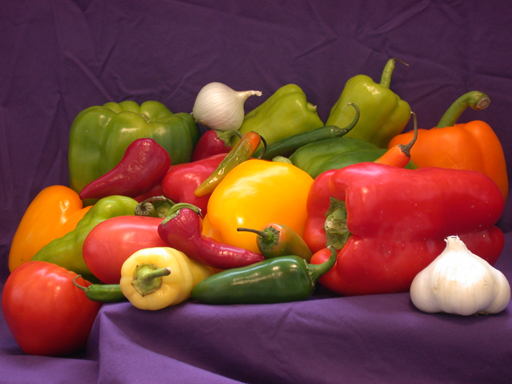
#> input picture Image Processing/Project 3/PeppersRGB.bmp, 512 x 384 px, given in place of test.jpg, which was not available
$ python submission.py
#> lines starting #> are read from the running program, lines starting #| are printed output that depends on the picture; long printed decimals are rounded; pictures that were not available may be replaced by others from this repository, and a replacement may not be noted
"""Include your imports here
Some example imports are below"""

import numpy as np
from skimage import io, img_as_ubyte
import matplotlib.pyplot as plt
import matplotlib
matplotlib.use("TkAgg")


def part1_histogram_compute():
    filename = r'test.jpg'
    image = io.imread(filename, as_gray=True)
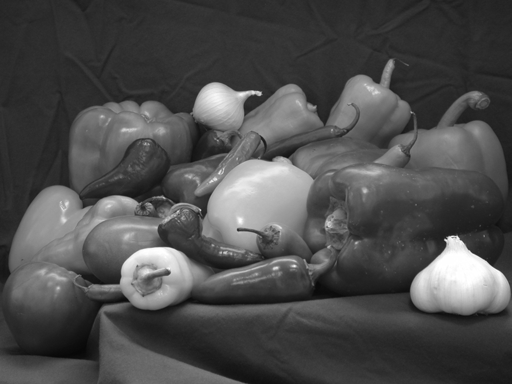
#> image: shape (384, 512) float64; min 0.0291, max 1, mean 0.303
    img = img_as_ubyte(image)

    """add your code here"""
    n = 64

    # Histogram computed by your code (cannot use in-built functions!)
    h,w = img.shape
#> h = 384; w = 512
    hist = np.zeros(n, dtype=int)
    bin_width = 256 / n

    # Iterate through pixels and update histogram
    for i in np.arange(0,h,1):
        for j in np.arange(0,w,1):
            pixel_value = img[i,j]
            bin_index = int(pixel_value / bin_width)
            hist[bin_index] += 1
#> after the loop, hist = 64 values, max 26058 at index 11, min 0 at index 0, mean 3072

    # Histogram computed by numpy
    hist_np, _ = np.histogram(img, bins=64, range=[0, 256])
#> hist_np has the same summary as hist

    """Plotting code provided here
    Make sure to match the variable names in your code!"""

    plt.figure(figsize=(8, 10))
    plt.subplot(121), plt.plot(hist), plt.title('My Histogram')
    plt.xlim([0, n])
    plt.subplot(122), plt.plot(hist_np), plt.title('Numpy Histogram')
    plt.xlim([0, n])

    plt.show()
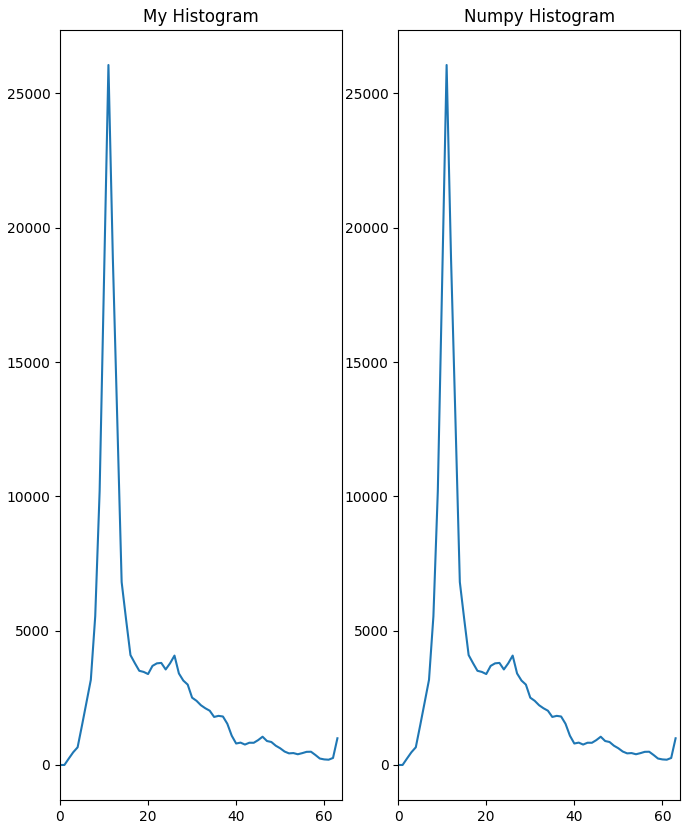
#> figure drawn by matplotlib, 2 panels; panel 1: curve peaks at x = 11, y = 26058; panel 2: curve peaks at x = 11, y = 26058

def part2_histogram_equalization():
    filename = 'test.jpg'
    image = io.imread(filename, as_gray=True)
    img = img_as_ubyte(image)

    """add your code here"""
    n_bins = 64

    # 64-bin Histogram computed by your code (cannot use in-built functions!)
    h,w = img.shape
#> h = 384; w = 512
    hist = np.zeros(n_bins, dtype=int)
    bin_width = 256 / n_bins

    # Iterate through pixels and update histogram
    for i in np.arange(0,h,1):
        for j in np.arange(0,w,1):
            pixel_value = img[i,j]
            bin_index = int(pixel_value / bin_width)
            hist[bin_index] += 1

    ## HINT: Initialize another image (you can use np.zeros) and update the pixel intensities in every location

    # Equalized image computed by your code
    img_eq1 = np.zeros_like(img)

    # Compute cumulative sum
    cumsum = np.cumsum(hist)
#> cumsum = 64 values from 0 to 196608
    cumsum_normalized = cumsum / cumsum[-1]
#> cumsum_normalized = 64 values from 0 to 1

    # Update img pixel intensities based on the equalization
    for i in np.arange(0, h, 1):
        for j in np.arange(0, w, 1):
            pixel_value = img[i, j]
            img_eq1[i, j] = int(cumsum_normalized[int(pixel_value / bin_width)] * 255)
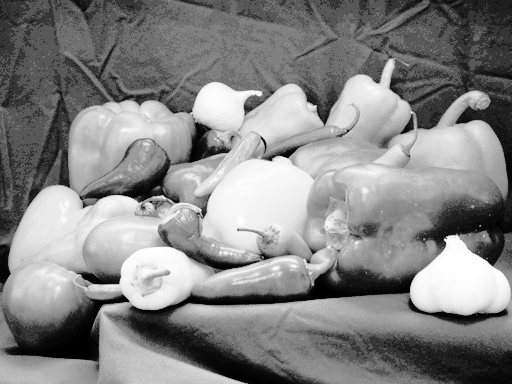
#> img_eq1: shape (384, 512); min 0, max 255, mean 133.5

    # Histogram of equalized image
    hist_eq = np.zeros(n_bins, dtype=int)

    # Update the equalized image histogram
    for i in np.arange(0, h, 1):
        for j in np.arange(0, w, 1):
            pixel_value = img_eq1[i, j]
            bin_index = int(pixel_value / bin_width)
            hist_eq[bin_index] += 1
#> after the loop, hist_eq = 64 values, max 26058 at index 22, min 0 at index 3, mean 3072

    """Plotting code provided here
    Make sure to match the variable names in your code!"""

    plt.figure(figsize=(8, 10))
    plt.subplot(221), plt.imshow(image, 'gray'), plt.title('Original Image')
    plt.subplot(222), plt.plot(hist), plt.title('Histogram')
    plt.xlim([0, n_bins])
    plt.subplot(223), plt.imshow(img_eq1, 'gray'), plt.title('New Image')
    plt.subplot(224), plt.plot(hist_eq), plt.title('Histogram After Equalization')
    plt.xlim([0, n_bins])

    plt.show()
#> figure, not shown here; panel 2: curve peaks at x = 11, y = 26058; panel 4: curve peaks at x = 22, y = 26058

def part3_histogram_comparing():

    filename1 = 'day.jpg'
    filename2 = 'night.jpg'

    # Read in the image
    image1 = io.imread(filename1, as_gray=True)
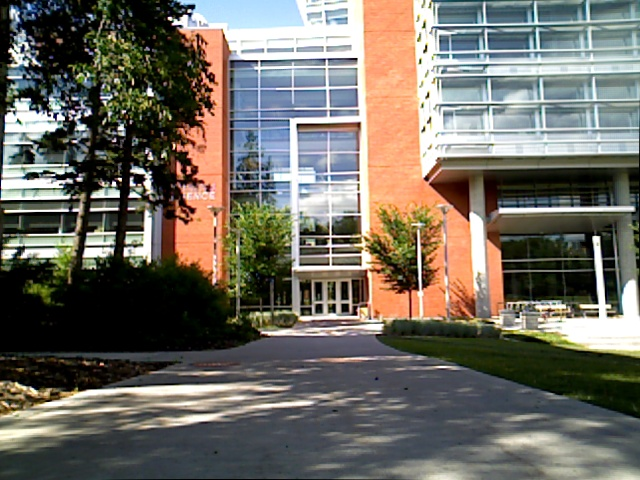
#> input picture Image Processing/Project 1/day.jpg, 640 x 480 px
#> image1: shape (480, 640) float64; min 0, max 1, mean 0.424
    # Read in another image
    image2 = io.imread(filename2, as_gray=True)
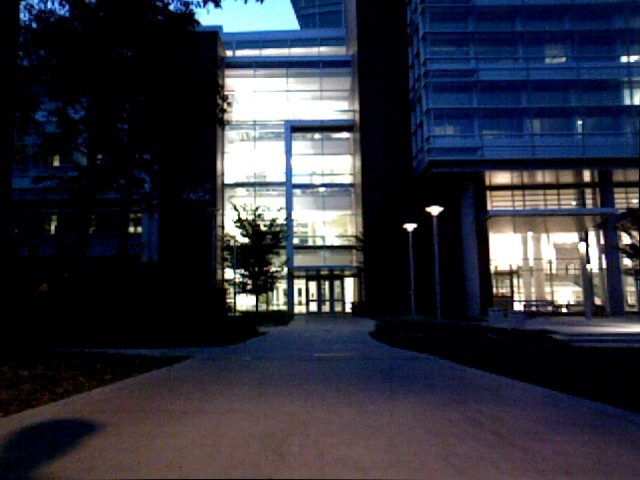
#> input picture Image Processing/Project 1/night.jpg, 640 x 480 px
#> image2: shape (480, 640) float64; min 0, max 1, mean 0.191

    img1 = img_as_ubyte(image1)
    img2 = img_as_ubyte(image2)

    """add your code here"""

    # Calculate the histograms for img1 and img2 (you can use skimage or numpy)
    hist1, _ = np.histogram(img1, bins=256, range=[0, 256])
#> hist1 = 256 values, max 12996 at index 0, min 378 at index 239, mean 1200
    hist2, _ = np.histogram(img2, bins=256, range=[0, 256])
#> hist2 = 256 values, max 79715 at index 0, min 109 at index 206, mean 1200

    # Normalize the histograms for img1 and img2
    hist1_norm = hist1 / np.sum(hist1)
#> hist1_norm = 256 values, max 0.0423 at index 0, min 0.00123 at index 239, mean 0.00391
    hist2_norm = hist2 / np.sum(hist2)
#> hist2_norm = 256 values, max 0.259 at index 0, min 0.000355 at index 206, mean 0.00391

    # Calculate the Bhattacharya coefficient (check the wikipedia page linked on eclass for formula)
    # Value must be close to 0.87
    bc = np.sum(np.sqrt(hist1_norm * hist2_norm))
#> bc = 0.867

    print("Bhattacharyya Coefficient: ", bc)
#| Bhattacharyya Coefficient:  0.8666

def part4_histogram_matching():
    filename1 = 'day.jpg'
    filename2 = 'night.jpg'

    #============Grayscale============

    # Read in the image
    source_gs = io.imread(filename1, as_gray=True)
    source_gs = img_as_ubyte(source_gs)

    # Read in another image
    template_gs = io.imread(filename2, as_gray=True)
    template_gs = img_as_ubyte(template_gs)

    """add your code here"""

     # Calculate histograms for images
    hist_source, _ = np.histogram(source_gs, bins=256, range=[0, 256])
#> hist_source has the same summary as hist1 in part3_histogram_comparing
    hist_template, _ = np.histogram(template_gs, bins=256, range=[0, 256])
#> hist_template has the same summary as hist2 in part3_histogram_comparing

    # Calculate cumulative sum for the images
    cumsum_source = np.cumsum(hist_source) / np.sum(hist_source)
#> cumsum_source = 256 values from 0.0423 to 1
    cumsum_template = np.cumsum(hist_template) / np.sum(hist_template)
#> cumsum_template = 256 values from 0.259 to 1

    Arr = np.zeros(256, dtype=int)
    a_prime = 0
    for a in range(256):
        while cumsum_source[a] > cumsum_template[a_prime]:
            a_prime +=1

        Arr[a] = a_prime

    h,w = source_gs.shape
#> h = 480; w = 640
    matched_gs = np.zeros_like(source_gs)
    for i in np.arange(0,h,1):
        for j in np.arange(0,w,1):
            a = source_gs[i,j]
            matched_gs[i,j] = Arr[a]
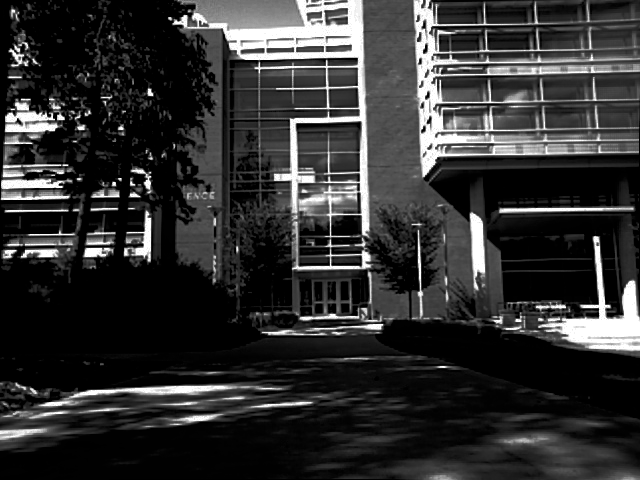
#> matched_gs: shape (480, 640); min 0, max 255, mean 49.2

    fig = plt.figure()
    gs = plt.GridSpec(1, 3)
    ax1 = fig.add_subplot(gs[0, 0])
    ax2 = fig.add_subplot(gs[0, 1], sharex=ax1, sharey=ax1)
    ax3 = fig.add_subplot(gs[0, 2], sharex=ax1, sharey=ax1)

    for aa in (ax1, ax2, ax3):
        aa.set_axis_off()

    ax1.imshow(source_gs, cmap=plt.cm.gray)
    ax1.set_title('source_gs')
    ax2.imshow(template_gs, cmap=plt.cm.gray)
    ax2.set_title('template_gs')
    ax3.imshow(matched_gs, cmap=plt.cm.gray)
    ax3.set_title('matched_gs')
    plt.show()


    #============RGB============
    # Read in the image
    source_rgb = io.imread(filename1)
    source_rgb = img_as_ubyte(source_rgb)

    # Read in another image
    template_rgb = io.imread(filename2)
    template_rgb = img_as_ubyte(template_rgb)

    """add your code here"""
    ## HINT: Repeat what you did for grayscale for each channel of the RGB image.

    matched_rgb = np.zeros_like(source_rgb)

    for channel in range(3):

        # Calculate histograms for images
        rgb_hist_source, _ = np.histogram(source_rgb[:, :, channel], bins=256, range=[0, 256])
        rgb_hist_template, _ = np.histogram(template_rgb[:, :, channel], bins=256, range=[0, 256])

        # Calculate cumulative sum for the images
        rgb_cumsum_source = np.cumsum(rgb_hist_source) / np.sum(rgb_hist_source)
        rgb_cumsum_template = np.cumsum(rgb_hist_template) / np.sum(rgb_hist_template)

        rgb_arr = np.zeros(256, dtype=int)
        a_prime = 0

        for a in range(256):
            while rgb_cumsum_source[a] > rgb_cumsum_template[a_prime]:
                a_prime +=1

            rgb_arr[a] = a_prime

        # [6 lines of commented-out code are left out]

        matched_rgb[:, :, channel] = rgb_arr[source_rgb[:, :, channel]]
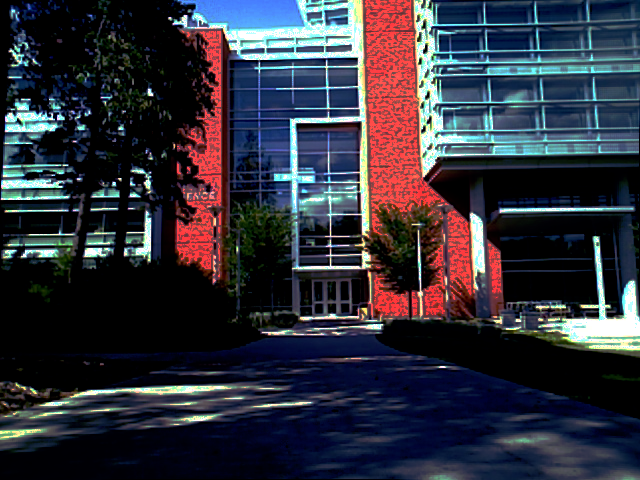
#> matched_rgb: shape (480, 640, 3); mean R, G, B 48.3, 48.8, 59.5

    fig = plt.figure()
    gs = plt.GridSpec(1, 3)
    ax1 = fig.add_subplot(gs[0, 0])
    ax2 = fig.add_subplot(gs[0, 1], sharex=ax1, sharey=ax1)
    ax3 = fig.add_subplot(gs[0, 2], sharex=ax1, sharey=ax1)

    for aa in (ax1, ax2, ax3):
        aa.set_axis_off()

    ax1.imshow(source_rgb)
    ax1.set_title('source_rgb')
    ax2.imshow(template_rgb)
    ax2.set_title('template_rgb')
    ax3.imshow(matched_rgb)
    ax3.set_title('matched_rgb')
    plt.show()

if __name__ == '__main__':
    part1_histogram_compute()
    part2_histogram_equalization()
    part3_histogram_comparing()
    part4_histogram_matching()
